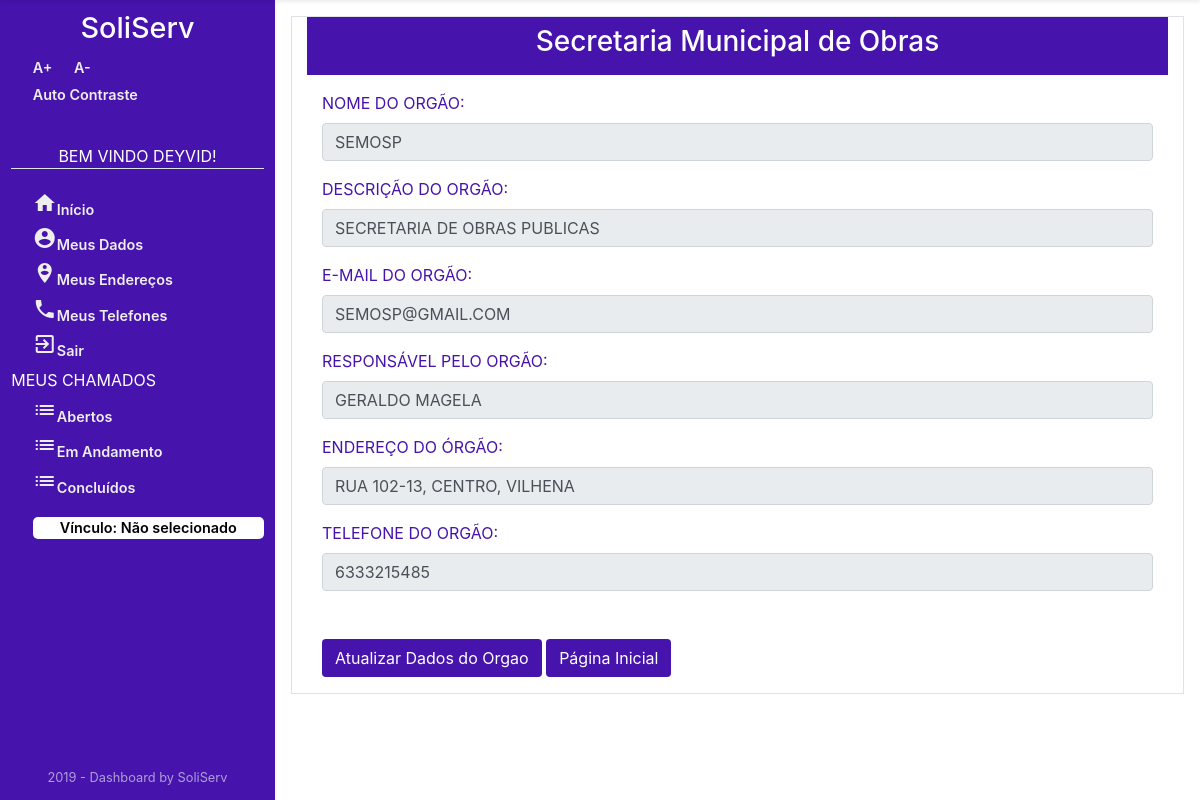
The app's page /Orgao/OrgaoDados/ (signed in), older data.
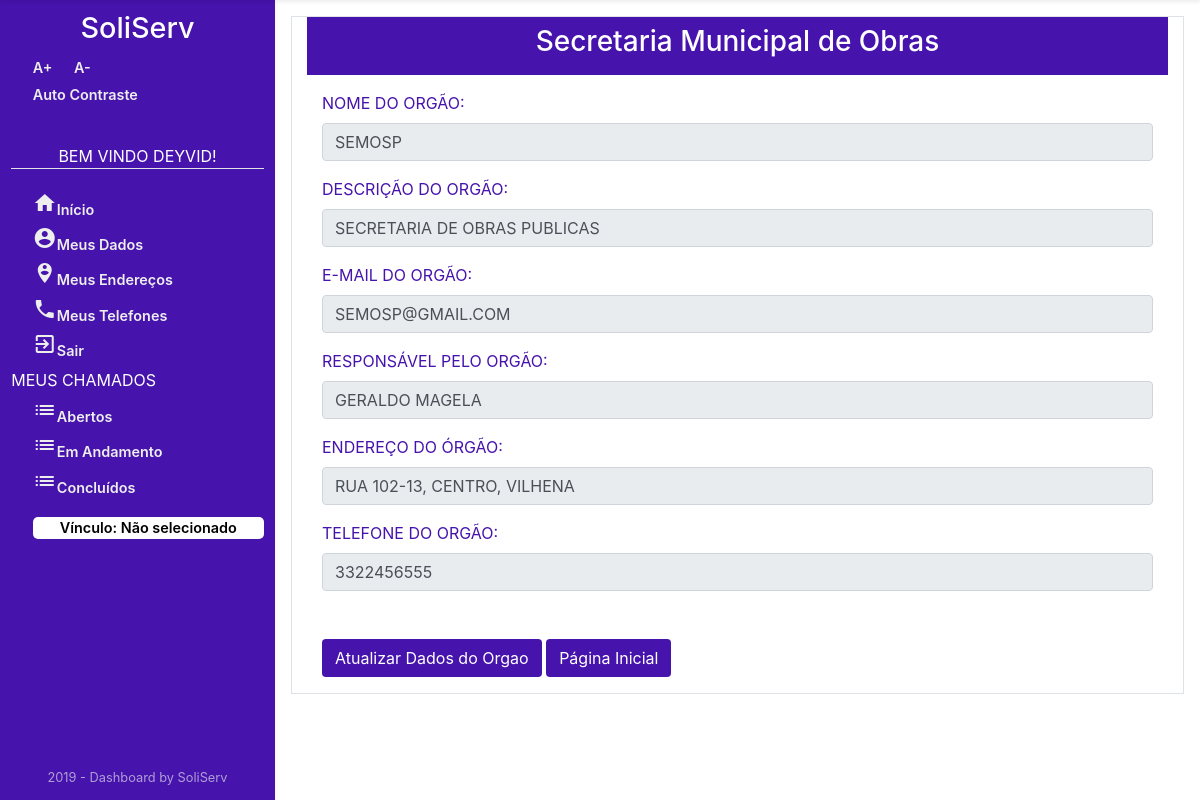
The same page, newer data.
### Orgao/models.py (models this page shows, shortened)
class Orgao(models.Model):
    nomeOrgao = models.CharField('NOME ORGÃO', max_length=45)
    descricao = models.CharField('DESCRIÇÃO', max_length=100)
    emailOrgao = models.CharField('EMAIL ORGÃO', max_length=45)
    nomeResponsavelOrgao = models.CharField(
        'RESPONSÁVEL PELO ÓRGÃO', max_length=45)
    enderecoOrgao = models.CharField(
        'ENDERECO ORGÃO', max_length=45, default="")
    telefoneOrgao = models.IntegerField('TELEFONE ORGÃO')
    class Meta:
        verbose_name = "Orgao"
        verbose_name_plural = "Orgao"

### Orgao/views.py (the view)
# urls.py: path('OrgaoDados/', views.orgaoList, name='dados_orgao'),
def orgaoList(request):
    orgao_list = Orgao.objects.all()
    context = {'orgao_list': orgao_list}
    if not request.user.is_authenticated:
        return render(request, 'Usuario/acessoNegado.html')
    else:
        return render(request, 'Orgao/dadosOrgao.html', context)

### Orgao/templates/Orgao/dadosOrgao.html (shortened to what this page needs)
{% extends "sistemaDeGestaoDeServicosPublicos/index1.html" %}
{% block centro %}
<main id="Orgao" class="container border">
    <div id="tituloOrgao" class="container pb-2 pt-2">
        <h3>Secretaria Municipal de Obras</h3>
    </div>
    <div class="container">
    {% block centroOrgao %}
    {% if orgao_list %}
    {% for dados in orgao_list %}
    <form>
        <div class=""
            style="color: #4613ac; display: flex; flex-direction: column; justify-content: space-around; ">
            <div class="mt-3">
                <label style="text-transform: uppercase;" for="Nome">Nome do Orgão: </label>
                <input style="text-transform: uppercase;" type="text" class="form-control" disabled id="nome"
                    value="{{dados.nomeOrgao}}">
            </div>
            <div class="mt-3" style="text-transform: uppercase;">
                <label for="SobreNome">Descrição do Orgão:</label>
                <input style="text-transform: uppercase;" type="text" class="form-control" disabled id="SobreNome"
                    value="{{dados.descricao}}">
            </div>
            <div class="mt-3">
                <label style="text-transform: uppercase;" for="email">E-mail do Orgão: </label>
                <input style="text-transform: uppercase;" type="text" class="form-control" disabled id="email"
                    value="{{dados.emailOrgao}}">
            </div>
            <div class="mt-3">
                <label style="text-transform: uppercase;" for="email">Responsável pelo Orgão: </label>
                <input style="text-transform: uppercase;" type="text" class="form-control" disabled id="email"
                    value="{{dados.nomeResponsavelOrgao}}">
            </div>
            <div class="mt-3">
                <label style="text-transform: uppercase;" for="email">Endereço do Órgão: </label>
                <input style="text-transform: uppercase;" type="text" class="form-control" disabled id="email"
                    value="{{dados.enderecoOrgao}}">
            </div>
            <div class="mt-3 mb-5">
                <label style="text-transform: uppercase;" for="email">Telefone do Orgão: </label>
                <input style="text-transform: uppercase;" type="text" class="form-control" disabled id="email"
                    value="{{dados.telefoneOrgao}}">
            </div>
        </div>
        <a class="btn  mb-3" href="{% url 'Orgao:orgao_atualizar' dados.id %}" title="Visualizar os dados do órgão" style="background: #4613ac; color: white;">Atualizar Dados do Orgao</a>
        <a class="btn  mb-3" href="{% url 'Orgao:orgao_index'%}"style="background: #4613ac; color: white;" title="Voltar a HomePage">Página Inicial</a>
    </form>
    {% endfor %}
    {% endif %}
    {% endblock %}
    </div>
</main>
{% endblock %}

Row changes from the older to the newer data that the page shows:
changed Orgao "Semosp": telefoneOrgao "6333215485" → "3322456555"
